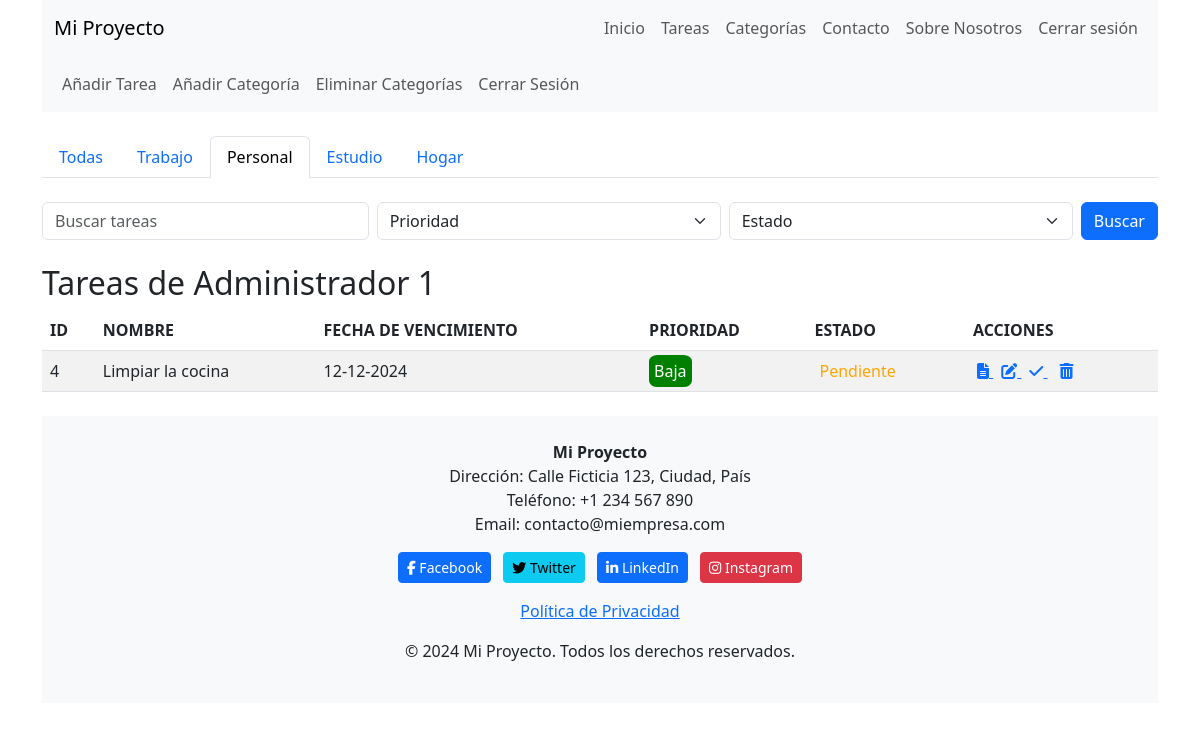
/public/home.php?id_categoria=2 (signed in), run on the app's committed database.
### tables this page shows
CREATE TABLE IF NOT EXISTS `categorias` (
    id INT AUTO_INCREMENT PRIMARY KEY,
    nombre VARCHAR(50) NOT NULL,
    id_usuario INT,
    FOREIGN KEY (id_usuario) REFERENCES usuarios(id) ON DELETE CASCADE
);

CREATE TABLE IF NOT EXISTS `tareas` (
    id INT AUTO_INCREMENT PRIMARY KEY,
    nombre VARCHAR(100) NOT NULL,
    descripcion TEXT,
    fecha_vencimiento DATE,
    prioridad INT,
    id_usuario INT,
    id_categoria INT,
    status TINYINT(1) NOT NULL DEFAULT 1,   
    FOREIGN KEY (id_usuario) REFERENCES usuarios(id) ON DELETE CASCADE,
    FOREIGN KEY (id_categoria) REFERENCES categorias(id) ON DELETE CASCADE
);

### models/Model.php (called while the page is built, shortened)
<?php
class Model {
    public function __construct($pdo) {
        $this->db = $pdo;
    }
}
?>

### models/Categoria.php (called while the page is built, shortened)
<?php
require_once 'Model.php';
class Categoria extends Model {
    public function getCategoriasPorUsuario($usuarioId) {
        $stmt = $this->db->prepare("SELECT * FROM categorias WHERE id_usuario = ?");
        $stmt->execute([$usuarioId]);
        return $stmt->fetchAll();
    }
}
?>

### models/Tarea.php (called while the page is built, shortened)
<?php
require_once 'Model.php';
class Tarea extends Model {
public function getTareasConFiltros($categoriaId, $usuarioId, $search, $prioridad, $estado) {
    $sql = "SELECT * FROM tareas WHERE id_usuario = :id_usuario AND id_categoria = :id_categoria";
    $stmt = $this->db->prepare($sql);
    $stmt->bindParam(':id_usuario', $usuarioId);
    $stmt->bindParam(':id_categoria', $categoriaId);
    $stmt->execute();
    return $stmt->fetchAll(PDO::FETCH_ASSOC);
}
}
?>

### public/home.php (the view, shortened to what this page needs)
<?php
require_once '../models/Tarea.php';
require_once '../models/Categoria.php';
require_once '../config/db.php';
$tareaModel = new Tarea($pdo);
$categoriaModel = new Categoria($pdo);
$idUsuario = $_SESSION['usuario']['id'];
$categorias = $categoriaModel->getCategoriasPorUsuario($idUsuario);
$categoriaFiltrada = isset($_GET['id_categoria']) ? $_GET['id_categoria'] : null;
$search = isset($_GET['search']) ? $_GET['search'] : '';
$prioridad = isset($_GET['prioridad']) ? $_GET['prioridad'] : '';
$estado = isset($_GET['estado']) ? $_GET['estado'] : '';
if ($categoriaFiltrada) {
    $tareas = $tareaModel->getTareasConFiltros($categoriaFiltrada, $idUsuario, $search, $prioridad, $estado);
} else {
    $tareas = $tareaModel->buscarTareasConFiltros($idUsuario, $search, $prioridad, $estado);
}
?>
<!DOCTYPE html>
<html lang="es">
<head>
    <link href="https://cdn.jsdelivr.net/npm/bootstrap@5.3.0-alpha3/dist/css/bootstrap.min.css" rel="stylesheet">
    <link href="https://cdnjs.cloudflare.com/ajax/libs/font-awesome/6.0.0-beta3/css/all.min.css" rel="stylesheet">
    <link href="../public/css/style.css" rel="stylesheet">
</head>
<body>
    <div class="container">
    <?php include('../views/header.php'); ?>
<nav class="navbar navbar-expand-lg navbar-light bg-light mb-4">
    <div class="container-fluid">
        <div class="collapse navbar-collapse" id="navbarNav">
            <ul class="navbar-nav">
                <li class="nav-item">
                    <a class="nav-link" href="../views/add_task.php">Añadir Tarea</a>
                </li>
                <li class="nav-item">
                    <a class="nav-link" href="../views/add_category.php">Añadir Categoría</a>
                </li>
                <li class="nav-item">
                    <a class="nav-link" href="../views/delete_categories.php">Eliminar Categorías</a>
                </li>
                <li class="nav-item">
                    <a class="nav-link" href="logout.php">Cerrar Sesión</a>
                </li>
            </ul>
        </div>
    </div>
</nav>
        <ul class="nav nav-tabs mb-4">
            <li class="nav-item">
                <a class="nav-link <?php echo is_null($categoriaFiltrada) ? 'active' : ''; ?>" href="home.php">Todas</a>
            </li>
            <?php foreach ($categorias as $categoria): ?>
                <li class="nav-item position-relative">
                    <a class="nav-link <?php echo ($categoriaFiltrada == $categoria['id']) ? 'active' : ''; ?>"
                        href="home.php?id_categoria=<?php echo $categoria['id']; ?>">
                        <?php echo htmlspecialchars($categoria['nombre']); ?>
                    </a>
                </li>
            <?php endforeach; ?>
        </ul>
        <form action="home.php" method="GET" class="d-flex mb-4">
            <input type="text" name="search" class="form-control" placeholder="Buscar tareas"
                value="<?php echo isset($_GET['search']) ? htmlspecialchars($_GET['search']) : ''; ?>">
            <select name="prioridad" class="form-select ms-2">
                <option value="">Prioridad</option>
            </select>
            <select name="estado" class="form-select ms-2">
                <option value="">Estado</option>
            </select>
            <button type="submit" class="btn btn-primary ms-2">Buscar</button>
        </form>
        <h2>Tareas de <?php echo htmlspecialchars($_SESSION['usuario']['nombre']); ?></h2>
        <table id="tabla-tareas" class="table table-striped">
            <thead>
                <tr>
                    <th data-tipo="numero">ID</th>
                    <th data-tipo="texto">NOMBRE</th>
                    <th data-tipo="fecha">FECHA DE VENCIMIENTO</th>
                    <th data-tipo="texto">PRIORIDAD</th>
                    <th data-tipo="texto">ESTADO</th>
                    <th>ACCIONES</th>
                </tr>
            </thead>
            <tbody>
                <?php if (empty($tareas)): ?>
                    <tr>
                        <td colspan="7" class="text-center">No hay tareas para mostrar.</td>
                    </tr>
                <?php else: ?>
                    <?php foreach ($tareas as $tarea): ?>
                        <tr>
                            <td><?php echo $tarea['id']; ?></td>
                            <td><?php echo htmlspecialchars($tarea['nombre']); ?></td>
                            <td><?php echo date('d-m-Y', strtotime($tarea['fecha_vencimiento'])); ?></td>
                            <td>
                                <?php
                                $prioridad = $tarea['prioridad'];
                                switch ($prioridad) {
                                    case 1:
                                        echo "<span style='color: white; background-color: green;'>Baja</span>";
                                        break;
                                }
                                ?>
                            </td>
                            <td>
                                <?php
                                if ($tarea['status'] == 1) {
                                    echo "<span style='color: orange;'>Pendiente</span>";
                                } else {
                                    echo "<span style='color: green;'>Completada</span>";
                                }
                                ?>
                            </td>
                            <td>
                                <a href="../views/task_detail.php?id=<?php echo $tarea['id']; ?>" class="mx-1"
                                    title="Ver Detalles">
                                    <i class="fas fa-file-alt"></i>
                                </a>
                                <a href="../views/edit_task.php?id=<?php echo $tarea['id']; ?>" class="mx-1" title="Editar">
                                    <i class="fas fa-edit"></i>
                                </a>
                                <?php if ($tarea['status'] == 1): ?>
                                    <a href="../views/mark_task_done.php?id=<?php echo $tarea['id']; ?>" class="mx-1"
                                        title="Marcar como realizada">
                                        <i class="fas fa-check"></i>
                                    </a>
                                <?php endif; ?>
                                <a href="../views/delete_task.php?id=<?php echo $tarea['id']; ?>" class="mx-2" title="Eliminar">
                                    <i class="fas fa-trash-alt"></i>
                                </a>
                            </td>
                        </tr>
                    <?php endforeach; ?>
                <?php endif; ?>
            </tbody>
        </table>
        <?php include('../views/footer.php'); ?>
</body>
</html>

### public/css/style.css (style rules this page uses)
html, body { height: 100%; margin: 0; }
body { display: flex; flex-direction: column; }
.container { flex: 1; }
th { cursor: pointer; position: relative; }
th::after { content: ""; position: absolute; right: 8px; top: 50%; transform: translateY(-50%); border: 6px solid transparent; display: none; }
span { width: 20px; padding: 5px; border-radius: 20%; }

### data on the page
categorias: nombre "Trabajo"
categorias: nombre "Personal"
categorias: nombre "Estudio"
categorias: nombre "Hogar"
tareas: id "4", nombre "Limpiar la cocina", fecha_vencimiento "12-12-2024", prioridad "Baja", status "Pendiente"

### other printed values
$_SESSION['usuario']['nombre'] "Administrador 1"
